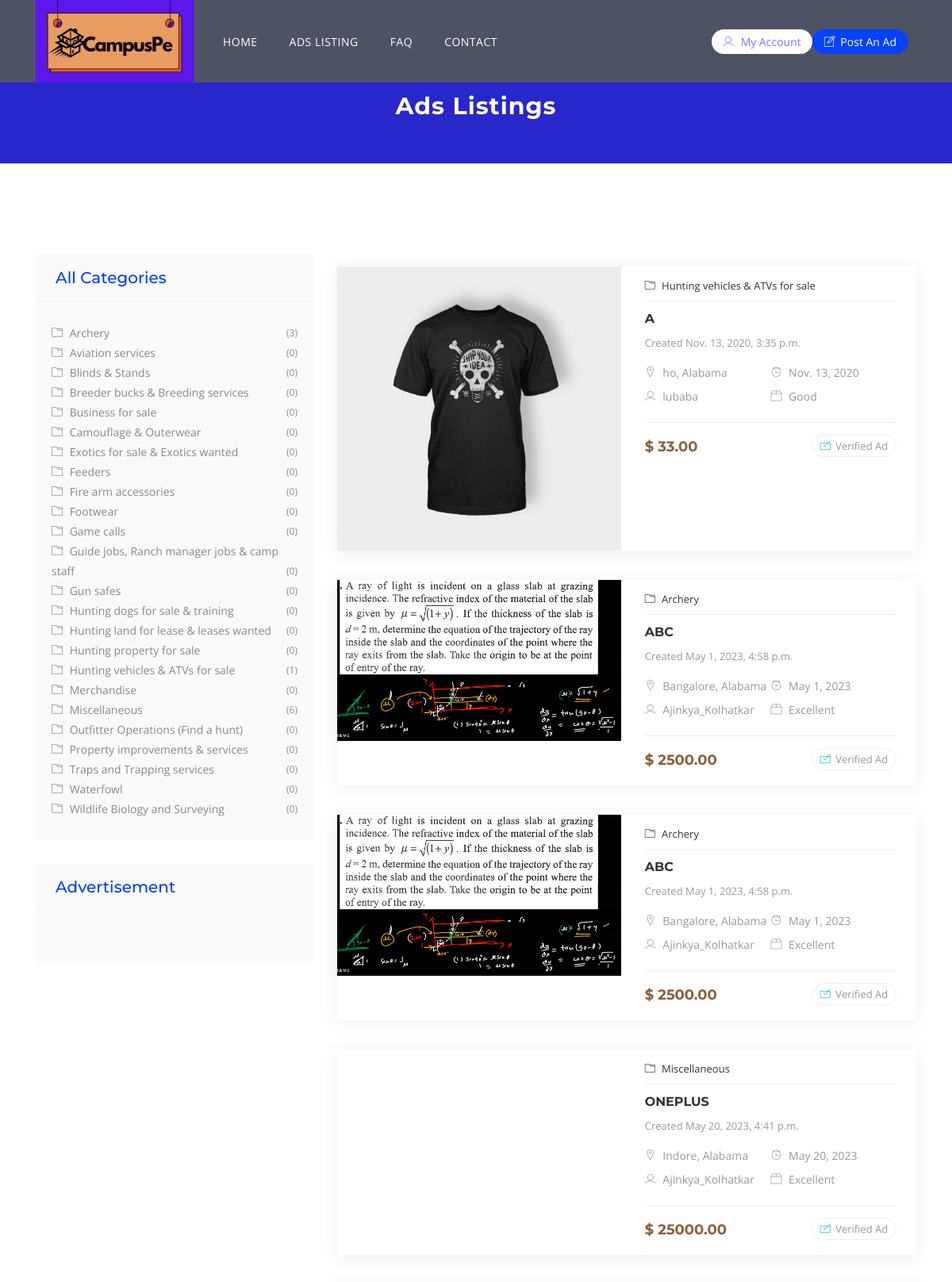
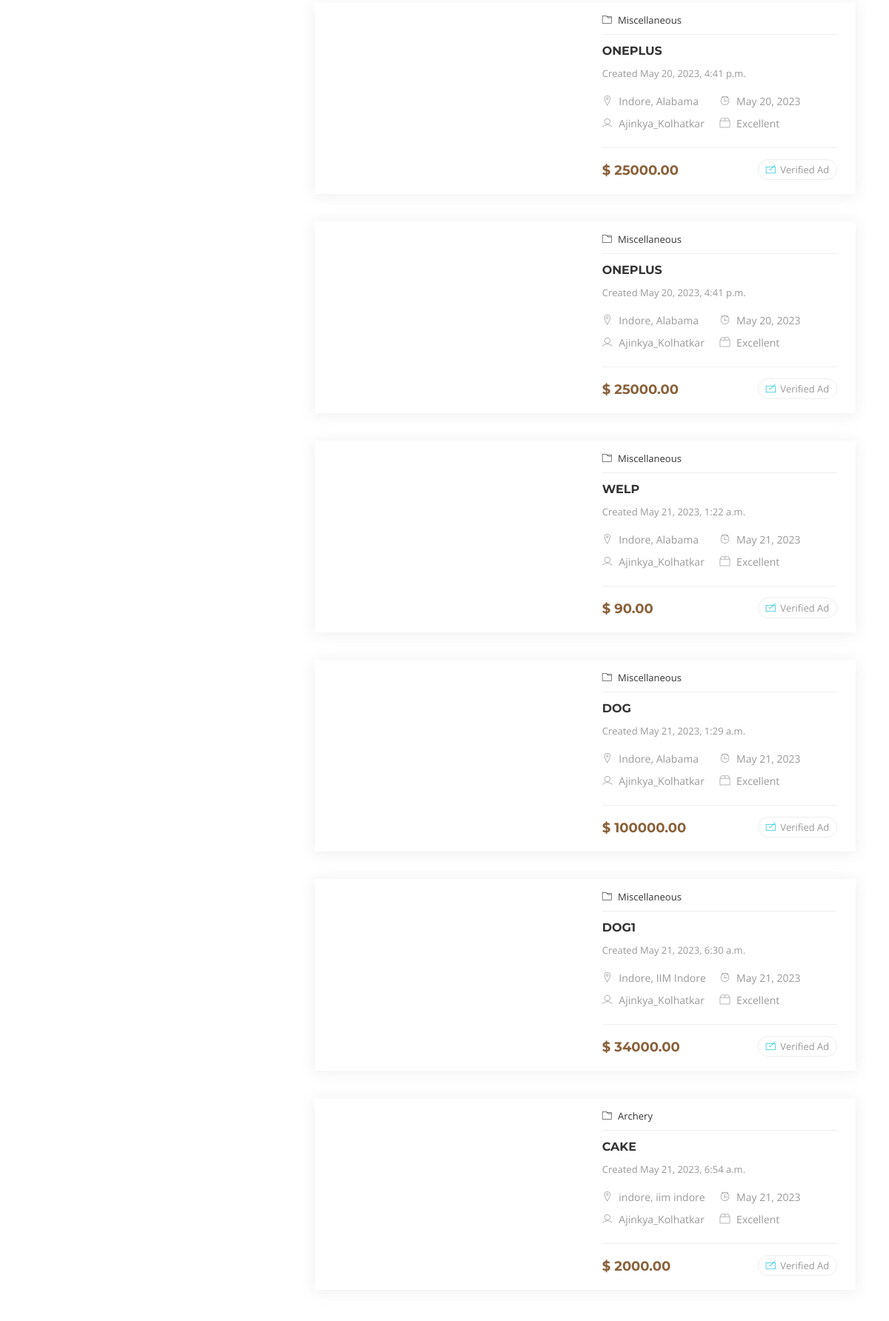
The page /ads-listing/ (upper part) on the database its author committed (2 pictures, top to bottom).
### ads/models.py (models this page shows, shortened)
class Category(models.Model):
    category_name = models.CharField(max_length=100)
    category_image = models.ImageField(upload_to='uploads/category', blank=True, null=True)
    slug = models.SlugField(blank=True, null=True)
    class Meta:
        verbose_name_plural = "Categories"
    def __str__(self):
        return self.category_name

class AdsImages(models.Model):
    ads = models.ForeignKey(Ads, on_delete=models.CASCADE)
    image = models.ImageField(upload_to='uploads/%Y/%m/%d', default=None)
    class Meta:
        verbose_name_plural = 'Classified Ads Images'

class Ads(models.Model):
    CONDITION = (
        ('Excellent', 'Excellent'),
        ('Good', 'Good'),
        ('Fair', 'Fair'),
    )
    author = models.ForeignKey(Author, on_delete=models.CASCADE, null=True)
    title = models.CharField(max_length=200)
    description = RichTextField()
    price = models.DecimalField(max_digits=8, decimal_places=2)
    date_created = models.DateTimeField(auto_now_add=True)
    state = models.ForeignKey('State', on_delete=models.CASCADE, null=True)
    city = models.ForeignKey('City', on_delete=models.CASCADE, null=True)
    category = models.ForeignKey('Category', on_delete=models.CASCADE, null=True)
    condition = models.CharField(max_length=100, choices=CONDITION)
    brand = models.CharField(max_length=200)
    phone = models.CharField(max_length=50)
    video = EmbedVideoField(null=True, blank=True)
    is_featured = models.BooleanField(default=False)
    is_active = models.BooleanField(default=False)
    class Meta:
        verbose_name_plural = "Classified Ads"

class City(models.Model):
    city_name = models.CharField(max_length=100)
    slug = models.SlugField(blank=True, null=True)
    class Meta:
        verbose_name_plural = "Cities"
    def __str__(self):
        return self.city_name

class State(models.Model):
    state_name = models.CharField(max_length=100)
    slug = models.SlugField(blank=True, null=True)
    class Meta:
        verbose_name_plural = "States"
    def __str__(self):
        return self.state_name

class Author(models.Model):
    user = models.OneToOneField(User, on_delete = models.CASCADE)
    profile_pic = models.ImageField(default="default-profile-pic.png", upload_to='uploads/profile-pictures', null=True)

### ads/views.py (the view)
# urls.py: path('ads-listing/', views.ads_listing, name='ads-listing'),
def ads_listing(request):
    ads_listing = Ads.objects.all()
    category_listing = Category.objects.annotate(total_ads=Count('ads')).order_by('category_name')
    context = {
        'ads_listing' : ads_listing,
        'category_listing' : category_listing
    }
    return render(request, 'ads/ads-listing.html', context)

### pages/context_processors.py (called while the page is built)
def footer_recent_ads(request):
    ads = Ads.objects.filter(is_active=True).order_by('-date_created')[0:2]
    return {
        'footer_recent_ads' : ads
    }

### ads/templates/ads/ads-listing.html (shortened to what this page needs)
{% extends "base.html" %}
{% load static %}
{% block content %}
<div class="page-header" style="background: url(assets/img/banner1.jpg);">
  <div class="container">
    <div class="row">
      <div class="col-md-12">
        <div class="breadcrumb-wrapper">
          <h2 class="product-title">Ads Listings</h2>
        </div>
      </div>
    </div>
  </div>
</div>
<div class="main-container section-padding">
  <div class="container">
    <div class="row">
      <div class="col-lg-4 col-md-12 col-xs-12 page-sidebar">
        <aside>
          <div class="widget categories">
            <h4 class="widget-title">All Categories</h4>
            <ul class="categories-list">
              <li>
                {% for category in category_listing %}
                <a href="{% url 'category-archive' category.slug %}">
                  <i class="lni-folder"></i>
                  {{ category }} <span class="category-counter">({{ category.total_ads }})</span>
                </a>
                {% endfor %}
              </li>
            </ul>
          </div>
          <div class="widget">
            <h4 class="widget-title">Advertisement</h4>
            <div class="add-box">
            </div>
          </div>
        </aside>
      </div>
      <div class="col-lg-8 col-md-12 col-xs-12 page-content">
        <div class="adds-wrapper">
          <div class="tab-content">
            <div id="list-view" class="tab-pane fade active show">
              <div class="row">
                {% for ad_listing in ads_listing %}
                <div class="col-xs-12 col-sm-12 col-md-12 col-lg-12">
                  <div class="featured-box">
                    <figure>
                      <a href="{% url 'ads-detail' ad_listing.id %}">
                        {% for img in ad_listing.adsimages_set.all %}
                        {% if forloop.first %}
                        <img class="img-fluid" src="{{ img.image.url }}" alt="">
                        {% endif %}
                        {% endfor %}
                      </a>
                    </figure>
                    <div class="feature-content">
                      <div class="product">
                        <a href="{% url 'category-archive' ad_listing.category.slug %}"><i class="lni-folder"></i> {{ ad_listing.category }}</a>
                      </div>
                      <h4><a href="{% url 'ads-detail' ad_listing.id %}">{{ ad_listing.title }}</a></h4>
                      <span>Created {{ ad_listing.date_created }}</span>
                      <ul class="address">
                        <li>
                          <i class="lni-map-marker"></i> {{ ad_listing.city }}, {{ ad_listing.state }}
                        </li>
                        <li>
                          <i class="lni-alarm-clock"></i> {{ ad_listing.date_created|date }}
                        </li>
                        <li>
                          <i class="lni-user"></i> {{ ad_listing.author.user }}
                        </li>
                        <li>
                          <i class="lni-package"></i> {{ ad_listing.condition }}
                        </li>
                      </ul>
                      <div class="listing-bottom">
                        <h3 class="price float-left">$ {{ ad_listing.price }}</h3>
                        <p class="btn-verified float-right"><i class="lni-check-box"></i>
                          Verified Ad</p>
                      </div>
                    </div>
                  </div>
                </div>
                {% endfor %}
              </div>
            </div>
          </div>
        </div>
      </div>
    </div>
  </div>
</div>
{% endblock content %}

### rows shown on the page
Category: category_name "Archery", total_ads "3"
Category: category_name "Aviation services", total_ads "0"
Category: category_name "Blinds & Stands", total_ads "0"
Category: category_name "Breeder bucks & Breeding services", total_ads "0"
Category: category_name "Business for sale", total_ads "0"
Category: category_name "Camouflage & Outerwear", total_ads "0"
Category: category_name "Exotics for sale & Exotics wanted", total_ads "0"
Category: category_name "Feeders", total_ads "0"
Category: category_name "Fire arm accessories", total_ads "0"
Category: category_name "Footwear", total_ads "0"
Category: category_name "Game calls", total_ads "0"
Category: category_name "Guide jobs, Ranch manager jobs & camp staff", total_ads "0"
Category: category_name "Gun safes", total_ads "0"
Category: category_name "Hunting dogs for sale & training", total_ads "0"
Category: category_name "Hunting land for lease & leases wanted", total_ads "0"
Category: category_name "Hunting property for sale", total_ads "0"
Category: category_name "Hunting vehicles & ATVs for sale", total_ads "1"
Category: category_name "Merchandise", total_ads "0"
Category: category_name "Miscellaneous", total_ads "6"
Category: category_name "Outfitter Operations (Find a hunt)", total_ads "0"
Category: category_name "Property improvements & services", total_ads "0"
Category: category_name "Traps and Trapping services", total_ads "0"
Category: category_name "Waterfowl", total_ads "0"
Category: category_name "Wildlife Biology and Surveying", total_ads "0"
Ads: category "Hunting vehicles & ATVs for sale", title "A", date_created "Nov. 13, 2020, 3:35 p.m.", city "ho", state "Alabama", date_created "Nov. 13, 2020", author.user "lubaba", condition "Good", price "33.00"
AdsImages: image (picture)
Ads: category "Archery", title "ABC", date_created "May 1, 2023, 4:58 p.m.", city "Bangalore", state "Alabama", date_created "May 1, 2023", author.user "Ajinkya_Kolhatkar", condition "Excellent", price "2500.00"
AdsImages: image (picture)
Ads: category "Archery", title "ABC", date_created "May 1, 2023, 4:58 p.m.", city "Bangalore", state "Alabama", date_created "May 1, 2023", author.user "Ajinkya_Kolhatkar", condition "Excellent", price "2500.00"
AdsImages: image (picture)
Ads: category "Miscellaneous", title "ONEPLUS", date_created "May 20, 2023, 4:41 p.m.", city "Indore", state "Alabama", date_created "May 20, 2023", author.user "Ajinkya_Kolhatkar", condition "Excellent", price "25000.00"
Ads: category "Miscellaneous", title "ONEPLUS", date_created "May 20, 2023, 4:41 p.m.", city "Indore", state "Alabama", date_created "May 20, 2023", author.user "Ajinkya_Kolhatkar", condition "Excellent", price "25000.00"
Ads: category "Miscellaneous", title "ONEPLUS", date_created "May 20, 2023, 4:41 p.m.", city "Indore", state "Alabama", date_created "May 20, 2023", author.user "Ajinkya_Kolhatkar", condition "Excellent", price "25000.00"
Ads: category "Miscellaneous", title "WELP", date_created "May 21, 2023, 1:22 a.m.", city "Indore", state "Alabama", date_created "May 21, 2023", author.user "Ajinkya_Kolhatkar", condition "Excellent", price "90.00"
Ads: category "Miscellaneous", title "DOG", date_created "May 21, 2023, 1:29 a.m.", city "Indore", state "Alabama", date_created "May 21, 2023", author.user "Ajinkya_Kolhatkar", condition "Excellent", price "100000.00"
Ads: category "Miscellaneous", title "DOG1", date_created "May 21, 2023, 6:30 a.m.", city "Indore", state "IIM Indore", date_created "May 21, 2023", author.user "Ajinkya_Kolhatkar", condition "Excellent", price "34000.00"
Ads: category "Archery", title "CAKE", date_created "May 21, 2023, 6:54 a.m.", city "indore", state "iim indore", date_created "May 21, 2023", author.user "Ajinkya_Kolhatkar", condition "Excellent", price "2000.00"
